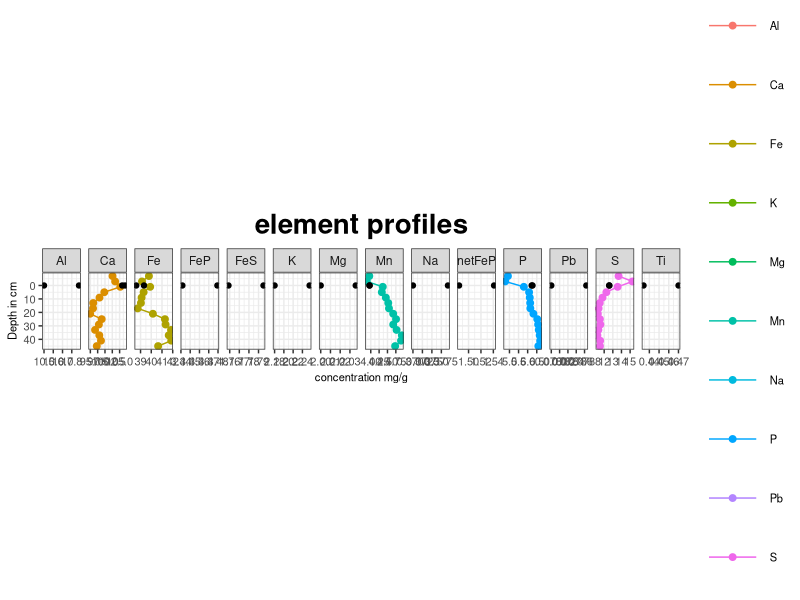
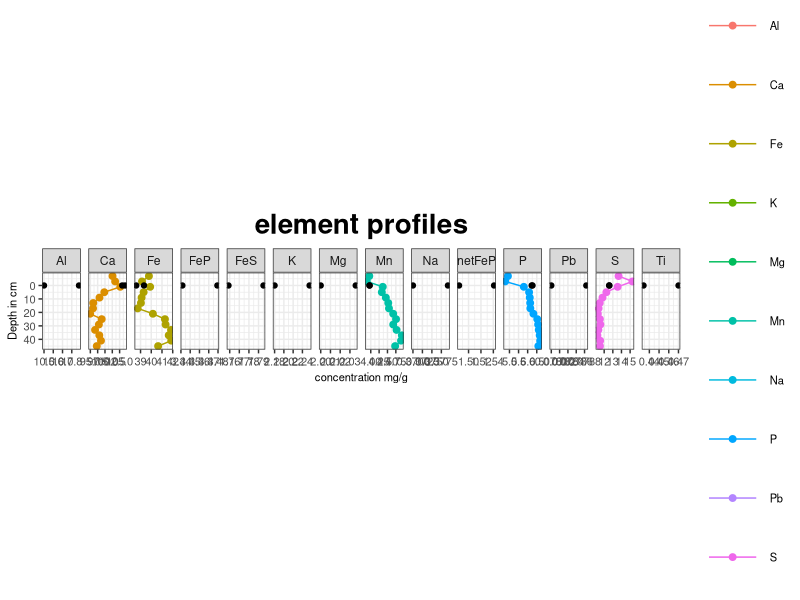

The R source for these figures, in order:
library(readxl)
library(tidyverse)
library(ggplot2)

# First import all raw data. The concentrations of P, Fe and Mn in the extraction solutions, and the Dryweight data.
wt_2month_raw <- read_xlsx("ArendseeExperiment/20220816_AR_Dryweight.xlsx")
wt_10month_raw <- read_xlsx("ArendseeExperiment/20230321_AR_Dryweight.xlsx")

kwa_2month_raw <- read_xlsx("ArendseeExperiment/KWA.xlsx")
kwa_2month_raw[str_detect(kwa_2month_raw, "<")] <- 0

# Total elements
kwa <- kwa_2month_raw %>% 
  filter(!is.na(depth)) %>% 
  mutate_at(5:21, ~ (.*0.05)/weight) %>% 
  group_by(ID) %>% 
  summarise_all(mean) %>%  mutate(FeP = (Fe/55.845)/(P/30.97),
                                  FeS = (Fe/55.845)/(S/32.06),
                                  netFeP = ((Fe/55.845)- (S/32.06))/(P/30.97),
                                  wtpercViv = ((P/30.97)*0.5*501.49*0.001) ) 
kwabefore <- kwa_2month_raw %>% 
  filter(ID == "before") %>% 
  mutate_at(5:21, ~ (.*0.05)/weight) %>% 
  select( c(ID, depth, Al, Ca, Fe, K, Mg, Mn, Na, P, Pb, S, Ti)) %>%  
  mutate(FeP = (Fe/55.845)/(P/30.97),
                FeS = (Fe/55.845)/(S/32.06),
                netFeP = ((Fe/55.845)- (S/32.06))/(P/30.97))

kwalong <- select(kwa, c(ID, depth, Al, Ca, Fe, K, Mg, Mn, Na, P, Pb, S, Ti)) %>% 
  pivot_longer(cols = 3:last_col(), names_to = "Parameter", values_to = "Value")

kwaplots <- ggplot(  kwalong, 
                     mapping = aes(
                       y = Value,
                       x = depth,
                       color = Parameter)
) +
  
  geom_line()  +
  geom_point(size = 2) +
  facet_grid(cols = vars(Parameter), scales = "free") +
  geom_point( data = pivot_longer(kwabefore, cols = 3:last_col(), names_to = "Parameter", values_to = "Value") , aes( y = Value, x = 0),color="black")+
  
  xlab("Depth (cm)") +
  scale_x_reverse() +
  coord_flip() +
  labs(  y = expression(paste("concentration mg/g")), 
         x = "Depth in cm",
         title = "element profiles" ) +
  theme_bw() +
  theme(      aspect.ratio = 2,
              axis.title=element_text(size=8),
              plot.title = element_text(size=20, face="bold", hjust = 0.5) ,
              axis.text=element_text(size=8,angle = 0, hjust = 0.5),
              legend.title = element_text(size = 8),
              legend.text = element_text(size = 8),
              legend.key.size = unit(1.5, "cm"))

show(kwaplots)

ggsave( "kwaplot.png", plot = kwaplots, width = 20, height = 5)
